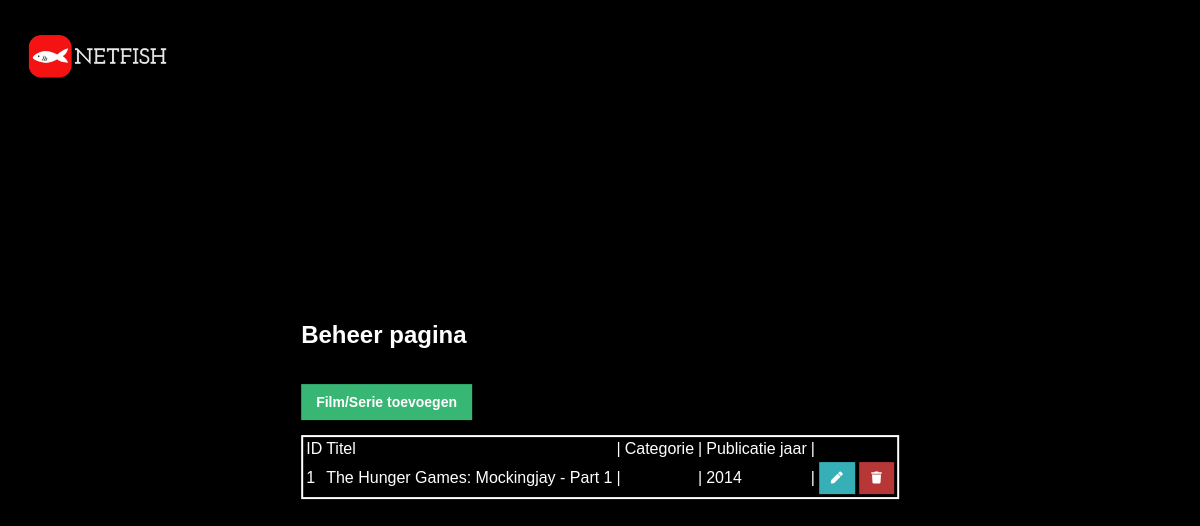
/beheer.php, run on the app's committed database.
### tables this page shows
CREATE TABLE `movie` (
  `id` int(11) NOT NULL,
  `title` varchar(255) NOT NULL DEFAULT '',
  `url` varchar(255) NOT NULL DEFAULT '',
  `year` int(4) NOT NULL DEFAULT 0,
  `description` text NOT NULL DEFAULT ''
);

### beheer.php (the view)
<?php
include_once "database/connect.php";
include_once "header.php";
$sql = $db->prepare("SELECT * FROM movie");
$sql->execute();
$data = $sql->fetchAll();
?>
    <div class="content read">
	<h2>Beheer pagina</h2>
	<a href="beheer_get.php?action=add" class="create-contact">Film/Serie toevoegen</a>
	<table>
        <thead>
            <tr>
                <td>ID</td>
                <td>Titel</td>
                <td>|</td>
                <td>Categorie</td>
                <td>|</td>
                <td>Publicatie jaar</td>
                <td>|</td>
            </tr>
        </thead>
        <tbody>
            <?php foreach ($data as $data): ?>
            <tr>
                <td><?=$data['id']?></td>
                <td><?=$data['title']?></td>
                <td>|</td>
                <td><?=$data['category']?></td>
                <td>|</td>
                <td><?=$data['year']?></td>
                <td>|</td>
                <td class="actions">
                    <a href="beheer_get.php?action=edit&id=<?=$data['id']?>" class="edit"><i class="fas fa-pen fa-xs"></i></a>
                    <a href="beheer_get.php?action=delete&id=<?=$data['id']?>" class="trash"><i class="fas fa-trash fa-xs"></i></a>
                </td>
            </tr>
            <?php endforeach; ?>
        </tbody>
    </table>
</div>

### header.php (shortened to what this page needs)
<!DOCTYPE html>
<html lang="en">
<head>
    <link rel="stylesheet" href="css/style.css">
    <link rel="stylesheet" href="https://use.fontawesome.com/releases/v5.7.1/css/all.css">
</head>
<body>
<div class="header">
    <a href="index.php" class="logo"><img src="logo/NETFISH_LogoWebsite.jpg" class="logo-img"></a>
  </div>

### css/style.css (style rules this page uses)
.logo-img { width: 150px; }
* { box-sizing: border-box; }
body { margin: 0; font-family: Arial, Helvetica, sans-serif; background-color: #000000; }
.header { overflow: hidden; background-color: transparent; padding: 20px 10px; display: flex; flex-direction: row; align-items: center; justify-content: space-between; }
.header a { float: left; color: white; text-align: center; padding: 12px; text-decoration: none; font-size: 18px; line-height: 25px; border-radius: 4px; }
.header a.logo { font-size: 25px; font-weight: bold; }
.content { color: white; position: absolute; top: 50%; left: 50%; transform: translate(-50%, -50%); }
.read .create-contact { display: inline-block; text-decoration: none; background-color: #38b673; font-weight: bold; font-size: 14px; color: #FFFFFF; padding: 10px 15px; margin: 15px 0; }
.read table tbody tr td.actions .edit, .read table tbody tr td.actions .trash { display: inline-flex; text-align: right; text-decoration: none; color: #FFFFFF; padding: 10px 12px; }
.read table tbody tr td.actions .trash { background-color: #b73737; }
.read table tbody tr td.actions .edit { background-color: #37afb7; }
table { border: 2px solid white; }

### data on the page
movie: id "1", title "The Hunger Games: Mockingjay - Part 1", year "2014"
